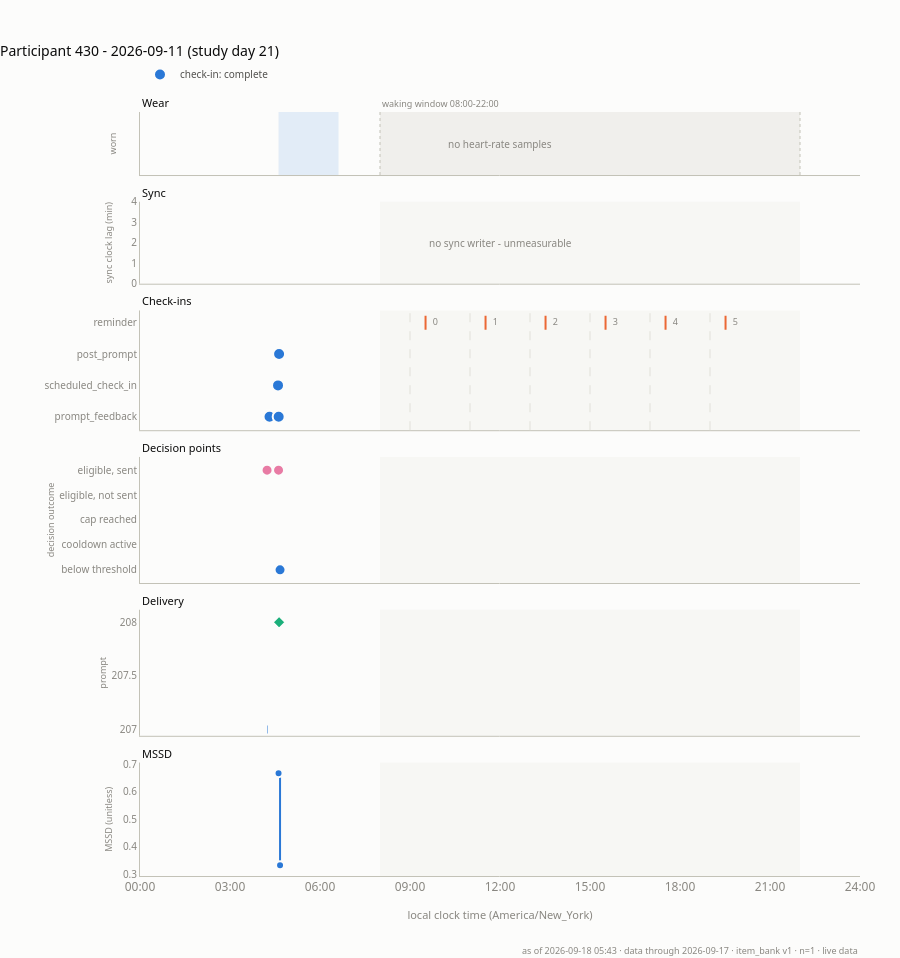

The code cell stored with this chart in its notebook:
### Markdown cell above
## 3A - Six-lane daily strip

### Code cell
# One day, six lanes, one shared clock. Top to bottom:
#   Wear      - minute-by-minute presence of a heart-rate sample; the shaded
#               band is the 08:00-22:00 waking window that wear is scored
#               against, and gaps past 2h inside it are filled red.
#   Sync      - how far behind the device's sync clock had fallen. A blank lane
#               means no writer, never a flat line at zero.
#   Check-ins - slot boundaries as dashed rules, submissions coloured by
#               completeness, reminder ticks labelled with their slot index.
#   Decisions - one row per engine outcome, so position carries identity.
#   Delivery  - push to device to receipt as bar length, with the 2h outcome
#               window shaded and the linked check-in marked inside it.
#   MSSD      - observed volatility against the threshold it was compared to.
# On this day participant 1001 wore the watch 815 of 1440 minutes with one gap
# past two hours, synced 3 times, submitted 2 of 6 check-ins after 3 reminders,
# and produced 4 decision points - all four "below within-person threshold", so
# no prompt was sent and the delivery lane is empty.
plot_timeline_day(TIMELINE_USER, TIMELINE_DATE)

### Figure 1 — Plotly figure (JSON) as saved in the notebook; plotly's stock layout.template omitted (floating-point values rounded to 4 significant figures)
{"data": [{"customdata": [[8554, "100%", "no"], [8555, "100%", "no"], [8556, "100%", "no"], [8557, "100%", "no"], [8558, "100%", "no"], [8559, "100%", "no"], [8560, "100%", "no"]], "hovertemplate": "EMA %{customdata[0]} (%{y})<br>completeness %{customdata[1]}<br>missing B1/B2: %{customdata[2]}<extra></extra>", "legendgroup": "complete", "marker": {"color": "#2a78d6", "line": {"color": "#fcfcfb", "width": 2}, "size": 12}, "mode": "markers", "name": "check-in: complete", "showlegend": true, "type": "scatter", "x": [253.9, 256.5, 258.8, 259.0, 276.1, 277.4, 278.2], "xaxis": "x3", "y": ["prompt_feedback", "prompt_feedback", "prompt_feedback", "prompt_feedback", "scheduled_check_in", "prompt_feedback", "post_prompt"], "yaxis": "y3"}, {"hovertemplate": "reminder, slot index %{text}<extra></extra>", "marker": {"line": {"color": "#eb6834", "width": 2}, "size": 10, "symbol": "line-ns"}, "mode": "markers+text", "showlegend": false, "text": ["0", "1", "2", "3", "4", "5"], "textfont": {"color": "#898781", "size": 9}, "textposition": "middle right", "type": "scatter", "x": [571.1, 691.1, 811.1, 931.1, 1051.0, 1171.0], "xaxis": "x3", "y": ["reminder", "reminder", "reminder", "reminder", "reminder", "reminder"], "yaxis": "y3"}, {"customdata": [["ema_8560", 0.333, null]], "hovertemplate": "%{customdata[0]}<br>MSSD %{customdata[1]}<br>draw %{customdata[2]}<extra></extra>", "marker": {"color": "#2a78d6", "line": {"color": "#fcfcfb", "width": 2}, "size": 11}, "mode": "markers", "showlegend": false, "type": "scatter", "x": [280.1], "xaxis": "x4", "y": ["below threshold"], "yaxis": "y4"}, {"customdata": [], "hovertemplate": "%{customdata[0]}<br>MSSD %{customdata[1]}<br>draw %{customdata[2]}<extra></extra>", "marker": {"color": "#eb6834", "line": {"color": "#fcfcfb", "width": 2}, "size": 11}, "mode": "markers", "showlegend": false, "type": "scatter", "x": [], "xaxis": "x4", "y": [], "yaxis": "y4"}, {"customdata": [], "hovertemplate": "%{customdata[0]}<br>MSSD %{customdata[1]}<br>draw %{customdata[2]}<extra></extra>", "marker": {"color": "#1baf7a", "line": {"color": "#fcfcfb", "width": 2}, "size": 11}, "mode": "markers", "showlegend": false, "type": "scatter", "x": [], "xaxis": "x4", "y": [], "yaxis": "y4"}, {"customdata": [], "hovertemplate": "%{customdata[0]}<br>MSSD %{customdata[1]}<br>draw %{customdata[2]}<extra></extra>", "marker": {"color": "#eda100", "line": {"color": "#fcfcfb", "width": 2}, "size": 11}, "mode": "markers", "showlegend": false, "type": "scatter", "x": [], "xaxis": "x4", "y": [], "yaxis": "y4"}, {"customdata": [[null, null, null], ["ema_8558", 0.667, 0.282]], "hovertemplate": "%{customdata[0]}<br>MSSD %{customdata[1]}<br>draw %{customdata[2]}<extra></extra>", "marker": {"color": "#e87ba4", "line": {"color": "#fcfcfb", "width": 2}, "size": 11}, "mode": "markers", "showlegend": false, "type": "scatter", "x": [254.1, 277.1], "xaxis": "x4", "y": ["eligible, sent", "eligible, sent"], "yaxis": "y4"}, {"hoverinfo": "skip", "marker": {"color": "rgba(0,0,0,0)", "size": 0.1}, "mode": "markers", "showlegend": false, "type": "scatter", "x": [null, null, null, null, null], "xaxis": "x4", "y": ["below threshold", "cooldown active", "cap reached", "eligible, not sent", "eligible, sent"], "yaxis": "y4"}, {"hovertemplate": "#207<br>received_on_device<br>ios / foreground<extra></extra>", "line": {"color": "#2a78d6", "width": 8}, "mode": "lines", "showlegend": false, "type": "scatter", "x": [254.2, 255.2], "xaxis": "x5", "y": ["#207", "#207"], "yaxis": "y5"}, {"hovertemplate": "#208<br>received_on_device<br>android / foreground<extra></extra>", "line": {"color": "#2a78d6", "width": 8}, "mode": "lines", "showlegend": false, "type": "scatter", "x": [277.1, 278.1], "xaxis": "x5", "y": ["#208", "#208"], "yaxis": "y5"}, {"hovertemplate": "post-prompt check-in<extra></extra>", "marker": {"color": "#1baf7a", "line": {"color": "#fcfcfb", "width": 2}, "size": 10, "symbol": "diamond"}, "mode": "markers", "showlegend": false, "type": "scatter", "x": [278.2], "xaxis": "x5", "y": ["#208"], "yaxis": "y5"}, {"hovertemplate": "observed %{y:.3f}<extra></extra>", "line": {"color": "#2a78d6", "shape": "hv", "width": 2}, "marker": {"color": "#2a78d6", "line": {"color": "#fcfcfb", "width": 2}, "size": 8}, "mode": "lines+markers", "name": "observed MSSD", "showlegend": false, "type": "scatter", "x": [254.1, 277.1, 280.1], "xaxis": "x6", "y": [null, 0.6667, 0.3333], "yaxis": "y6"}, {"hovertemplate": "threshold %{y:.3f}<extra></extra>", "line": {"color": "#898781", "dash": "dot", "shape": "hv", "width": 2}, "mode": "lines", "name": "threshold", "showlegend": false, "type": "scatter", "x": [254.1, 277.1, 280.1], "xaxis": "x6", "y": [null, null, null], "yaxis": "y6"}], "layout": {"annotations": [{"font": {"color": "#0b0b0b", "size": 11}, "showarrow": false, "text": "Wear", "x": 0, "xanchor": "left", "xref": "paper", "y": 1, "yanchor": "bottom", "yref": "paper"}, {"font": {"color": "#0b0b0b", "size": 11}, "showarrow": false, "text": "Sync", "x": 0, "xanchor": "left", "xref": "paper", "y": 0.8825, "yanchor": "bottom", "yref": "paper"}, {"font": {"color": "#0b0b0b", "size": 11}, "showarrow": false, "text": "Check-ins", "x": 0, "xanchor": "left", "xref": "paper", "y": 0.7403, "yanchor": "bottom", "yref": "paper"}, {"font": {"color": "#0b0b0b", "size": 11}, "showarrow": false, "text": "Decision points", "x": 0, "xanchor": "left", "xref": "paper", "y": 0.5485, "yanchor": "bottom", "yref": "paper"}, {"font": {"color": "#0b0b0b", "size": 11}, "showarrow": false, "text": "Delivery", "x": 0, "xanchor": "left", "xref": "paper", "y": 0.3485, "yanchor": "bottom", "yref": "paper"}, {"font": {"color": "#0b0b0b", "size": 11}, "showarrow": false, "text": "MSSD", "x": 0, "xanchor": "left", "xref": "paper", "y": 0.1485, "yanchor": "bottom", "yref": "paper"}, {"font": {"color": "#898781", "size": 9}, "showarrow": false, "text": "waking window 08:00-22:00", "x": 480, "xanchor": "left", "xref": "x", "y": 1, "yanchor": "bottom", "yref": "y domain"}, {"font": {"color": "#898781", "size": 10}, "showarrow": false, "text": "no heart-rate samples", "x": 720, "xref": "x", "y": 0.5, "yref": "y domain"}, {"font": {"color": "#898781", "size": 10}, "showarrow": false, "text": "no sync writer - unmeasurable", "x": 720, "xref": "x2", "y": 0.5, "yref": "y2 domain"}, {"font": {"color": "#898781", "family": "system-ui, -apple-system, \"Segoe UI\", sans-serif", "size": 9}, "showarrow": false, "text": "as of 2026-09-18 05:43 · data through 2026-09-17 · item_bank v1 · n=1 · live data", "x": 1, "xanchor": "right", "xref": "paper", "y": 0, "yanchor": "top", "yref": "paper", "yshift": -66}], "font": {"color": "#52514e", "family": "system-ui, -apple-system, \"Segoe UI\", sans-serif", "size": 12}, "height": 958, "hoverlabel": {"bgcolor": "#fcfcfb", "font": {"color": "#0b0b0b", "family": "system-ui, -apple-system, \"Segoe UI\", sans-serif"}}, "hovermode": "x unified", "legend": {"font": {"color": "#52514e", "size": 10}, "orientation": "h", "x": 0, "y": 1.03, "yanchor": "bottom"}, "margin": {"b": 82, "l": 140, "r": 40, "t": 112}, "paper_bgcolor": "#fcfcfb", "plot_bgcolor": "#fcfcfb", "shapes": [{"fillcolor": "#f0efec", "layer": "below", "line": {"width": 0}, "opacity": 1, "type": "rect", "x0": 480, "x1": 1320, "xref": "x", "y0": 0, "y1": 1, "yref": "y domain"}, {"line": {"color": "#c3c2b7", "dash": "dot", "width": 1}, "type": "line", "x0": 480, "x1": 480, "xref": "x", "y0": 0, "y1": 1, "yref": "y domain"}, {"line": {"color": "#c3c2b7", "dash": "dot", "width": 1}, "type": "line", "x0": 1320, "x1": 1320, "xref": "x", "y0": 0, "y1": 1, "yref": "y domain"}, {"line": {"color": "#e1e0d9", "dash": "dash", "width": 1}, "type": "line", "x0": 540, "x1": 540, "y0": 0, "y1": 1, "yref": "y3 domain"}, {"line": {"color": "#e1e0d9", "dash": "dash", "width": 1}, "type": "line", "x0": 660, "x1": 660, "y0": 0, "y1": 1, "yref": "y3 domain"}, {"line": {"color": "#e1e0d9", "dash": "dash", "width": 1}, "type": "line", "x0": 780, "x1": 780, "y0": 0, "y1": 1, "yref": "y3 domain"}, {"line": {"color": "#e1e0d9", "dash": "dash", "width": 1}, "type": "line", "x0": 900, "x1": 900, "y0": 0, "y1": 1, "yref": "y3 domain"}, {"line": {"color": "#e1e0d9", "dash": "dash", "width": 1}, "type": "line", "x0": 1020, "x1": 1020, "y0": 0, "y1": 1, "yref": "y3 domain"}, {"line": {"color": "#e1e0d9", "dash": "dash", "width": 1}, "type": "line", "x0": 1140, "x1": 1140, "y0": 0, "y1": 1, "yref": "y3 domain"}, {"fillcolor": "#2a78d6", "layer": "below", "line": {"width": 0}, "opacity": 0.12, "type": "rect", "x0": 277.1, "x1": 397.1, "y0": 0.65, "y1": 1.35}, {"fillcolor": "#f0efec", "layer": "below", "line": {"width": 0}, "opacity": 0.45, "type": "rect", "x0": 480, "x1": 1320, "xref": "x2", "y0": 0, "y1": 1, "yref": "y2 domain"}, {"fillcolor": "#f0efec", "layer": "below", "line": {"width": 0}, "opacity": 0.45, "type": "rect", "x0": 480, "x1": 1320, "xref": "x3", "y0": 0, "y1": 1, "yref": "y3 domain"}, {"fillcolor": "#f0efec", "layer": "below", "line": {"width": 0}, "opacity": 0.45, "type": "rect", "x0": 480, "x1": 1320, "xref": "x4", "y0": 0, "y1": 1, "yref": "y4 domain"}, {"fillcolor": "#f0efec", "layer": "below", "line": {"width": 0}, "opacity": 0.45, "type": "rect", "x0": 480, "x1": 1320, "xref": "x5", "y0": 0, "y1": 1, "yref": "y5 domain"}, {"fillcolor": "#f0efec", "layer": "below", "line": {"width": 0}, "opacity": 0.45, "type": "rect", "x0": 480, "x1": 1320, "xref": "x6", "y0": 0, "y1": 1, "yref": "y6 domain"}], "showlegend": true, "title": {"font": {"color": "#0b0b0b", "size": 14}, "text": "Participant 430 - 2026-09-11 (study day 21)", "x": 0, "xanchor": "left"}, "xaxis": {"anchor": "y", "domain": [0, 1], "gridcolor": "#e1e0d9", "linecolor": "#c3c2b7", "matches": "x6", "range": [0, 1440], "showgrid": false, "showspikes": true, "showticklabels": false, "spikecolor": "#c3c2b7", "spikedash": "dot", "spikemode": "across", "spikesnap": "cursor", "spikethickness": 1, "tickfont": {"color": "#898781"}, "ticktext": ["", "", "", "", "", "", "", "", ""], "tickvals": [0, 180, 360, 540, 720, 900, 1080, 1260, 1440], "zeroline": false}, "xaxis2": {"anchor": "y2", "domain": [0, 1], "gridcolor": "#e1e0d9", "linecolor": "#c3c2b7", "matches": "x6", "range": [0, 1440], "showgrid": false, "showspikes": true, "showticklabels": false, "spikecolor": "#c3c2b7", "spikedash": "dot", "spikemode": "across", "spikesnap": "cursor", "spikethickness": 1, "tickfont": {"color": "#898781"}, "ticktext": ["", "", "", "", "", "", "", "", ""], "tickvals": [0, 180, 360, 540, 720, 900, 1080, 1260, 1440], "zeroline": false}, "xaxis3": {"anchor": "y3", "domain": [0, 1], "gridcolor": "#e1e0d9", "linecolor": "#c3c2b7", "matches": "x6", "range": [0, 1440], "showgrid": false, "showspikes": true, "showticklabels": false, "spikecolor": "#c3c2b7", "spikedash": "dot", "spikemode": "across", "spikesnap": "cursor", "spikethickness": 1, "tickfont": {"color": "#898781"}, "ticktext": ["", "", "", "", "", "", "", "", ""], "tickvals": [0, 180, 360, 540, 720, 900, 1080, 1260, 1440], "zeroline": false}, "xaxis4": {"anchor": "y4", "domain": [0, 1], "gridcolor": "#e1e0d9", "linecolor": "#c3c2b7", "matches": "x6", "range": [0, 1440], "showgrid": false, "showspikes": true, "showticklabels": false, "spikecolor": "#c3c2b7", "spikedash": "dot", "spikemode": "across", "spikesnap": "cursor", "spikethickness": 1, "tickfont": {"color": "#898781"}, "ticktext": ["", "", "", "", "", "", "", "", ""], "tickvals": [0, 180, 360, 540, 720, 900, 1080, 1260, 1440], "zeroline": false}, "xaxis5": {"anchor": "y5", "domain": [0, 1], "gridcolor": "#e1e0d9", "linecolor": "#c3c2b7", "matches": "x6", "range": [0, 1440], "showgrid": false, "showspikes": true, "showticklabels": false, "spikecolor": "#c3c2b7", "spikedash": "dot", "spikemode": "across", "spikesnap": "cursor", "spikethickness": 1, "tickfont": {"color": "#898781"}, "ticktext": ["", "", "", "", "", "", "", "", ""], "tickvals": [0, 180, 360, 540, 720, 900, 1080, 1260, 1440], "zeroline": false}, "xaxis6": {"anchor": "y6", "domain": [0, 1], "gridcolor": "#e1e0d9", "linecolor": "#c3c2b7", "range": [0, 1440], "showgrid": false, "showspikes": true, "spikecolor": "#c3c2b7", "spikedash": "dot", "spikemode": "across", "spikesnap": "cursor", "spikethickness": 1, "tickfont": {"color": "#898781"}, "ticktext": ["00:00", "03:00", "06:00", "09:00", "12:00", "15:00", "18:00", "21:00", "24:00"], "tickvals": [0, 180, 360, 540, 720, 900, 1080, 1260, 1440], "title": {"font": {"color": "#898781", "size": 11}, "text": "local clock time (America/New_York)"}, "zeroline": false}, "yaxis": {"anchor": "x", "domain": [0.9175, 1], "linecolor": "#c3c2b7", "showgrid": false, "showticklabels": false, "tickfont": {"color": "#898781", "size": 10}, "title": {"font": {"color": "#898781", "size": 9}, "text": "worn"}, "zeroline": false}, "yaxis2": {"anchor": "x2", "domain": [0.7753, 0.8825], "linecolor": "#c3c2b7", "rangemode": "tozero", "showgrid": false, "tickfont": {"color": "#898781", "size": 10}, "title": {"font": {"color": "#898781", "size": 9}, "text": "sync clock lag (min)"}, "zeroline": false}, "yaxis3": {"anchor": "x3", "domain": [0.5835, 0.7403], "linecolor": "#c3c2b7", "showgrid": false, "tickfont": {"color": "#898781", "size": 10}, "zeroline": false}, "yaxis4": {"anchor": "x4", "categoryarray": ["below threshold", "cooldown active", "cap reached", "eligible, not sent", "eligible, sent", "other"], "categoryorder": "array", "domain": [0.3835, 0.5485], "linecolor": "#c3c2b7", "showgrid": false, "tickfont": {"color": "#898781", "size": 10}, "title": {"font": {"color": "#898781", "size": 9}, "text": "decision outcome"}, "zeroline": false}, "yaxis5": {"anchor": "x5", "domain": [0.1835, 0.3485], "linecolor": "#c3c2b7", "showgrid": false, "tickfont": {"color": "#898781", "size": 10}, "title": {"font": {"color": "#898781", "size": 9}, "text": "prompt"}, "zeroline": false}, "yaxis6": {"anchor": "x6", "domain": [0, 0.1485], "linecolor": "#c3c2b7", "showgrid": false, "tickfont": {"color": "#898781", "size": 10}, "title": {"font": {"color": "#898781", "size": 9}, "text": "MSSD (unitless)"}, "zeroline": false}}}
